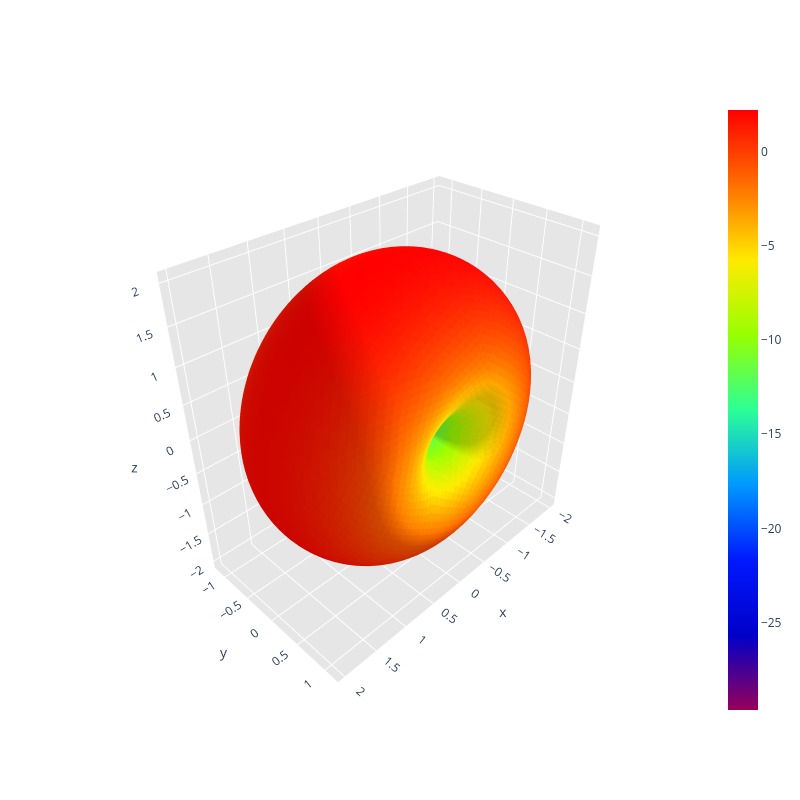

This figure's notebook cell:
### Code cell
print("Calculating radiation intensity distribution over sphere surface...")
radiation_intensity_distribution_over_sphere_surface(path, save_image=True)

### Figure 1 — Plotly figure (JSON) as saved in the notebook; plotly's stock layout.template omitted (floating-point values rounded to 4 significant figures; data arrays with more than 128 entries replaced by an {"elided": "..."} marker saying what was removed)
{"data": [{"facecolor": {"elided": "10296 str values"}, "i": {"elided": "10296 int values"}, "j": {"elided": "10296 int values"}, "k": {"elided": "10296 int values"}, "name": "", "type": "mesh3d", "x": {"elided": "5150 float values"}, "y": {"elided": "5150 float values"}, "z": {"elided": "5150 float values"}}, {"hoverinfo": "none", "marker": {"color": [-29.63, 2.203], "colorscale": [[0, "rgb(150, 0, 90)"], [0.125, "rgb(0, 0, 200)"], [0.25, "rgb(0, 25, 255)"], [0.375, "rgb(0, 152, 255)"], [0.5, "rgb(44, 255, 150)"], [0.625, "rgb(151, 255, 0)"], [0.75, "rgb(255, 234, 0)"], [0.875, "rgb(255, 111, 0)"], [1, "rgb(255, 0, 0)"]], "showscale": true, "size": 0.1}, "mode": "markers", "showlegend": false, "type": "scatter3d", "x": [1.225e-16], "y": [-2.999e-32], "z": [2.0]}], "layout": {"height": 800, "scene": {"aspectratio": {"x": 0.9892, "y": 0.5775, "z": 1}, "xaxis": {"backgroundcolor": "rgb(230, 230, 230)", "gridcolor": "rgb(255, 255, 255)", "showbackground": true, "zerolinecolor": "rgb(255, 255, 255)"}, "yaxis": {"backgroundcolor": "rgb(230, 230, 230)", "gridcolor": "rgb(255, 255, 255)", "showbackground": true, "zerolinecolor": "rgb(255, 255, 255)"}, "zaxis": {"backgroundcolor": "rgb(230, 230, 230)", "gridcolor": "rgb(255, 255, 255)", "showbackground": true, "zerolinecolor": "rgb(255, 255, 255)"}}, "title": {"text": ""}, "width": 800}}
